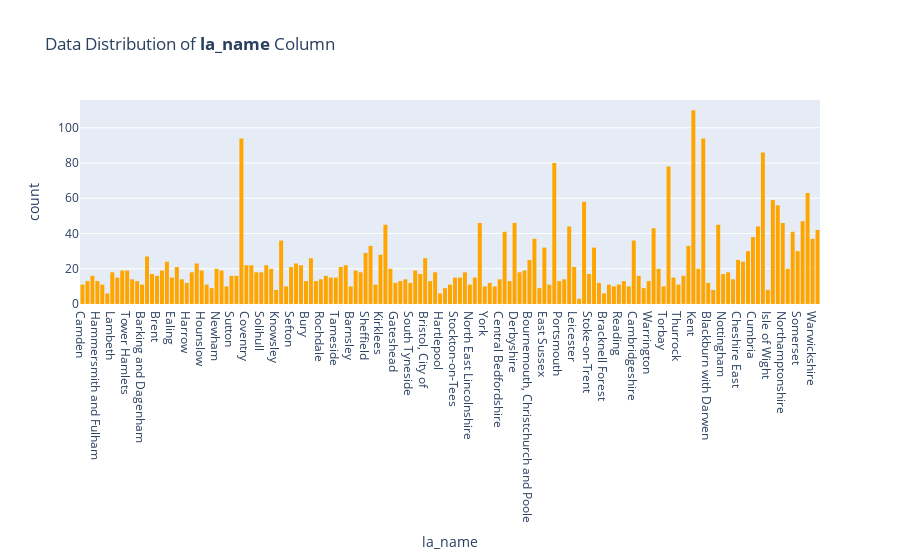

Source (notebook cell):
### Code cell
# Histogram for la_name column

fig = px.histogram(df, x="la_name", title='Data Distribution of <b>la_name</b> Column', color_discrete_sequence=['orange'])
fig.show()

### Figure 1 — Plotly figure (JSON) as saved in the notebook; plotly's stock layout.template omitted (floating-point values rounded to 4 significant figures; data arrays with more than 128 entries replaced by an {"elided": "..."} marker saying what was removed)
{"data": [{"alignmentgroup": "True", "bingroup": "x", "hovertemplate": "la_name=%{x}<br>count=%{y}<extra></extra>", "legendgroup": "", "marker": {"color": "orange"}, "name": "", "offsetgroup": "", "orientation": "v", "showlegend": false, "type": "histogram", "x": {"elided": "3485 str values"}, "xaxis": "x", "yaxis": "y"}], "layout": {"barmode": "relative", "legend": {"tracegroupgap": 0}, "title": {"text": "Data Distribution of <b>la_name</b> Column"}, "xaxis": {"anchor": "y", "domain": [0, 1], "title": {"text": "la_name"}}, "yaxis": {"anchor": "x", "domain": [0, 1], "title": {"text": "count"}}}}
